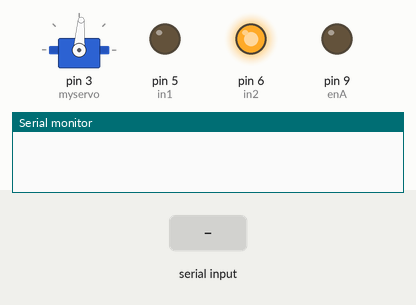
This sketch was run on a simulated Arduino Uno, built with avr-gcc and run on an emulated ATmega328P. On the bench: servo, output pins drawn as LEDs (lit = HIGH), the last lines printed to the serial monitor. The test bench sets the inputs (shaded band).

Above: at 1.2 s.
1.3 s: "2\n" received over Serial
At 1.46 s:
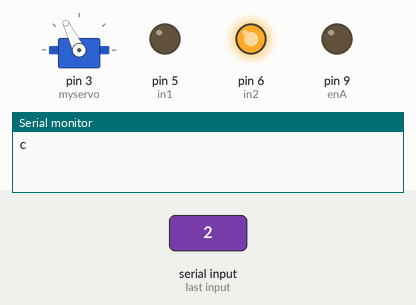
4.3 s: "30,150\n" received over Serial
Timing chart, 0 to 7.3 s (numbered marks = the images above; inputs shaded):
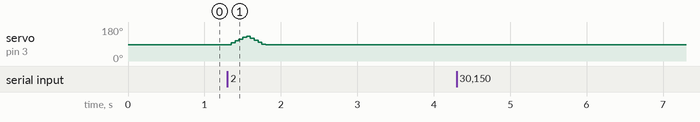

The sketch:

workingtest.ino
```cpp
#include <Servo.h>

#define enA 9
#define in1 5
#define in2 6

Servo myservo;

int pos = 86;
int lowLim = 86;
int highLim = 130;

void setup() {
  Serial.begin(115200);

  pinMode(enA, OUTPUT);
  pinMode(in1, OUTPUT);
  pinMode(in2, OUTPUT);

  // Set initial rotation direction
  digitalWrite(in1, LOW);
  digitalWrite(in2, HIGH);


  myservo.attach(3);
  myservo.write(lowLim);
  //digitalWrite(enA, 100); // PWM control for speed
  printf("Hello testing change");

}

void loop() {
  if (Serial.available() > 0) {
    int inChar = Serial.read();
    char inp = (char)inChar;
    //Serial.println(inp);


    int val = inp - '0';

    if (val == 1) {
      Serial.println('s');
      digitalWrite(enA, 10); // PWM control for speed
      if (pos==highLim){
        for (int i=highLim; i>=lowLim; i-=10){
          myservo.write(i);
          delay(50);
        }
        myservo.write(lowLim);
        delay(50);
      }
      pos=lowLim;
    }
    else if (val == 2) {
      Serial.println('c');
      digitalWrite(enA, 0);
      if (pos==lowLim){
        for (int i=lowLim; i<=highLim; i+=10){
          myservo.write(i);
          delay(50);
        }
        myservo.write(highLim);
      }
      pos=highLim;
    }
    else {
      Serial.println('e');
      digitalWrite(enA, 0);
      if (pos==highLim){
        for (int i=highLim; i>=lowLim; i-=10){
          myservo.write(i);
          delay(50);
        }
        myservo.write(lowLim);
      }
      pos=lowLim;

    }
  }
}
```

Measured:
- after the input at 1.3 s, servo on pin 3 (myservo): rises from 86° to 130° in 0.20 s, then falls to 86° in 0.25 s
